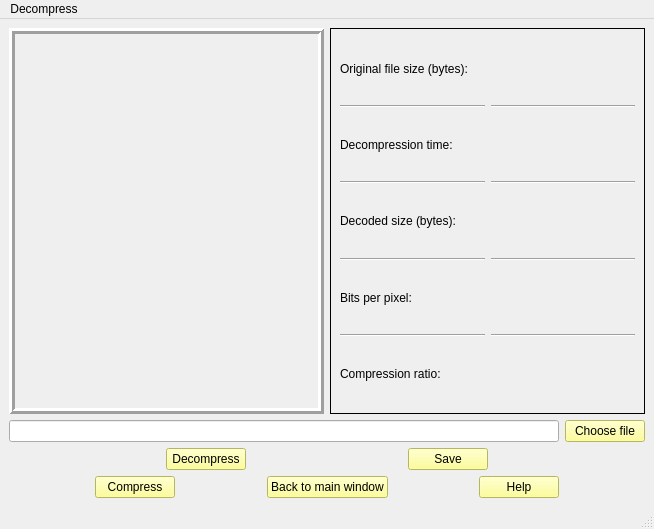
<?xml version="1.0" encoding="UTF-8"?>
<ui version="4.0">
 <class>uncompressWindow</class>
 <widget class="QMainWindow" name="uncompressWindow">
  <property name="geometry">
   <rect>
    <x>0</x>
    <y>0</y>
    <width>654</width>
    <height>529</height>
   </rect>
  </property>
  <property name="windowTitle">
   <string>Decompress</string>
  </property>
  <property name="styleSheet">
   <string notr="true"/>
  </property>
  <widget class="QWidget" name="centralwidget">
   <layout class="QGridLayout" name="gridLayout_2">
    <item row="0" column="0">
     <layout class="QVBoxLayout" name="verticalLayout_4">
      <item>
       <layout class="QHBoxLayout" name="horizontalLayout_4">
        <item>
         <widget class="QFrame" name="frame">
          <property name="frameShape">
           <enum>QFrame::Box</enum>
          </property>
          <property name="frameShadow">
           <enum>QFrame::Raised</enum>
          </property>
          <property name="lineWidth">
           <number>3</number>
          </property>
          <layout class="QGridLayout" name="gridLayout_3">
           <item row="0" column="0">
            <widget class="QLabel" name="photo">
             <property name="text">
              <string/>
             </property>
            </widget>
           </item>
          </layout>
         </widget>
        </item>
        <item>
         <widget class="QFrame" name="frame_4">
          <property name="frameShape">
           <enum>QFrame::Box</enum>
          </property>
          <property name="frameShadow">
           <enum>QFrame::Plain</enum>
          </property>
          <layout class="QGridLayout" name="gridLayout">
           <item row="0" column="0">
            <layout class="QVBoxLayout" name="verticalLayout_2">
             <item>
              <widget class="QLabel" name="label_2">
               <property name="text">
                <string>Original file size (bytes):</string>
               </property>
              </widget>
             </item>
             <item>
              <widget class="Line" name="line">
               <property name="orientation">
                <enum>Qt::Horizontal</enum>
               </property>
              </widget>
             </item>
             <item>
              <widget class="QLabel" name="label_4">
               <property name="text">
                <string>Decompression time:</string>
               </property>
              </widget>
             </item>
             <item>
              <widget class="Line" name="line_2">
               <property name="orientation">
                <enum>Qt::Horizontal</enum>
               </property>
              </widget>
             </item>
             <item>
              <widget class="QLabel" name="label_3">
               <property name="text">
                <string>Decoded size (bytes):</string>
               </property>
              </widget>
             </item>
             <item>
              <widget class="Line" name="line_3">
               <property name="orientation">
                <enum>Qt::Horizontal</enum>
               </property>
              </widget>
             </item>
             <item>
              <widget class="QLabel" name="label_5">
               <property name="text">
                <string>Bits per pixel:</string>
               </property>
              </widget>
             </item>
             <item>
              <widget class="Line" name="line_7">
               <property name="orientation">
                <enum>Qt::Horizontal</enum>
               </property>
              </widget>
             </item>
             <item>
              <widget class="QLabel" name="label_6">
               <property name="text">
                <string>Compression ratio:</string>
               </property>
              </widget>
             </item>
            </layout>
           </item>
           <item row="0" column="1">
            <layout class="QVBoxLayout" name="verticalLayout">
             <item>
              <widget class="QLabel" name="formerSize">
               <property name="text">
                <string/>
               </property>
              </widget>
             </item>
             <item>
              <widget class="Line" name="line_4">
               <property name="orientation">
                <enum>Qt::Horizontal</enum>
               </property>
              </widget>
             </item>
             <item>
              <widget class="QLabel" name="uncompressTime">
               <property name="text">
                <string/>
               </property>
              </widget>
             </item>
             <item>
              <widget class="Line" name="line_5">
               <property name="orientation">
                <enum>Qt::Horizontal</enum>
               </property>
              </widget>
             </item>
             <item>
              <widget class="QLabel" name="newSize">
               <property name="text">
                <string/>
               </property>
              </widget>
             </item>
             <item>
              <widget class="Line" name="line_6">
               <property name="orientation">
                <enum>Qt::Horizontal</enum>
               </property>
              </widget>
             </item>
             <item>
              <widget class="QLabel" name="rate">
               <property name="text">
                <string/>
               </property>
              </widget>
             </item>
             <item>
              <widget class="Line" name="line_8">
               <property name="orientation">
                <enum>Qt::Horizontal</enum>
               </property>
              </widget>
             </item>
             <item>
              <widget class="QLabel" name="compressRatio">
               <property name="text">
                <string/>
               </property>
              </widget>
             </item>
            </layout>
           </item>
          </layout>
         </widget>
        </item>
       </layout>
      </item>
      <item>
       <layout class="QVBoxLayout" name="verticalLayout_3">
        <item>
         <layout class="QHBoxLayout" name="horizontalLayout_2">
          <item>
           <widget class="QLineEdit" name="lineEdit"/>
          </item>
          <item>
           <widget class="QPushButton" name="choosebtn">
            <property name="styleSheet">
             <string notr="true">background-color: rgb(255, 255, 127);</string>
            </property>
            <property name="text">
             <string>Choose file</string>
            </property>
           </widget>
          </item>
         </layout>
        </item>
        <item>
         <layout class="QHBoxLayout" name="horizontalLayout_3">
          <item>
           <spacer name="horizontalSpacer_6">
            <property name="orientation">
             <enum>Qt::Horizontal</enum>
            </property>
            <property name="sizeHint" stdset="0">
             <size>
              <width>40</width>
              <height>20</height>
             </size>
            </property>
           </spacer>
          </item>
          <item>
           <widget class="QPushButton" name="runbtn">
            <property name="styleSheet">
             <string notr="true">background-color: rgb(255, 255, 127);</string>
            </property>
            <property name="text">
             <string>Decompress</string>
            </property>
           </widget>
          </item>
          <item>
           <spacer name="horizontalSpacer_5">
            <property name="orientation">
             <enum>Qt::Horizontal</enum>
            </property>
            <property name="sizeHint" stdset="0">
             <size>
              <width>40</width>
              <height>20</height>
             </size>
            </property>
           </spacer>
          </item>
          <item>
           <widget class="QPushButton" name="savebtn">
            <property name="styleSheet">
             <string notr="true">background-color: rgb(255, 255, 127);</string>
            </property>
            <property name="text">
             <string>Save</string>
            </property>
           </widget>
          </item>
          <item>
           <spacer name="horizontalSpacer_7">
            <property name="orientation">
             <enum>Qt::Horizontal</enum>
            </property>
            <property name="sizeHint" stdset="0">
             <size>
              <width>40</width>
              <height>20</height>
             </size>
            </property>
           </spacer>
          </item>
         </layout>
        </item>
        <item>
         <layout class="QHBoxLayout" name="horizontalLayout">
          <item>
           <spacer name="horizontalSpacer_4">
            <property name="orientation">
             <enum>Qt::Horizontal</enum>
            </property>
            <property name="sizeHint" stdset="0">
             <size>
              <width>40</width>
              <height>20</height>
             </size>
            </property>
           </spacer>
          </item>
          <item>
           <widget class="QPushButton" name="compressbtn">
            <property name="styleSheet">
             <string notr="true">background-color: rgb(255, 255, 127);</string>
            </property>
            <property name="text">
             <string>Compress</string>
            </property>
           </widget>
          </item>
          <item>
           <spacer name="horizontalSpacer">
            <property name="orientation">
             <enum>Qt::Horizontal</enum>
            </property>
            <property name="sizeHint" stdset="0">
             <size>
              <width>40</width>
              <height>20</height>
             </size>
            </property>
           </spacer>
          </item>
          <item>
           <widget class="QPushButton" name="mainbtn">
            <property name="styleSheet">
             <string notr="true">background-color: rgb(255, 255, 127);</string>
            </property>
            <property name="text">
             <string>Back to main window</string>
            </property>
           </widget>
          </item>
          <item>
           <spacer name="horizontalSpacer_2">
            <property name="orientation">
             <enum>Qt::Horizontal</enum>
            </property>
            <property name="sizeHint" stdset="0">
             <size>
              <width>40</width>
              <height>20</height>
             </size>
            </property>
           </spacer>
          </item>
          <item>
           <widget class="QPushButton" name="helpbtn">
            <property name="styleSheet">
             <string notr="true">background-color: rgb(255, 255, 127);</string>
            </property>
            <property name="text">
             <string>Help</string>
            </property>
           </widget>
          </item>
          <item>
           <spacer name="horizontalSpacer_3">
            <property name="orientation">
             <enum>Qt::Horizontal</enum>
            </property>
            <property name="sizeHint" stdset="0">
             <size>
              <width>40</width>
              <height>20</height>
             </size>
            </property>
           </spacer>
          </item>
         </layout>
        </item>
       </layout>
      </item>
     </layout>
    </item>
   </layout>
  </widget>
  <widget class="QMenuBar" name="menubar">
   <property name="geometry">
    <rect>
     <x>0</x>
     <y>0</y>
     <width>654</width>
     <height>21</height>
    </rect>
   </property>
   <widget class="QMenu" name="menu">
    <property name="title">
     <string>Decompress</string>
    </property>
   </widget>
   <addaction name="menu"/>
  </widget>
  <widget class="QStatusBar" name="statusbar"/>
 </widget>
 <resources/>
 <connections/>
</ui>
